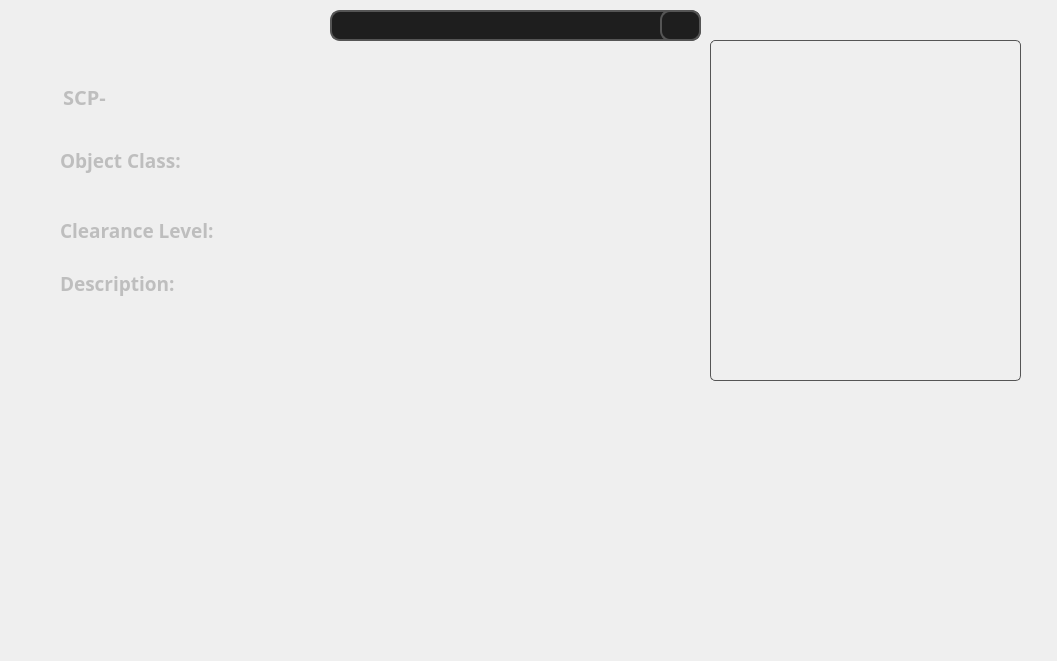
<?xml version="1.0" encoding="UTF-8"?>
<ui version="4.0">
 <class>MainWindow</class>
 <widget class="QMainWindow" name="MainWindow">
  <property name="geometry">
   <rect>
    <x>0</x>
    <y>0</y>
    <width>1057</width>
    <height>661</height>
   </rect>
  </property>
  <property name="windowTitle">
   <string>MainWindow</string>
  </property>
  <property name="autoFillBackground">
   <bool>false</bool>
  </property>
  <property name="styleSheet">
   <string notr="true"/>
  </property>
  <widget class="QWidget" name="centralwidget">
   <widget class="QLabel" name="Wallpaper">
    <property name="geometry">
     <rect>
      <x>0</x>
      <y>0</y>
      <width>1061</width>
      <height>661</height>
     </rect>
    </property>
    <property name="text">
     <string/>
    </property>
    <property name="pixmap">
     <pixmap resource="Resource.qrc">:/BG/Image/SCPLogo.jpg</pixmap>
    </property>
    <property name="scaledContents">
     <bool>true</bool>
    </property>
   </widget>
   <widget class="QLabel" name="Image">
    <property name="geometry">
     <rect>
      <x>710</x>
      <y>40</y>
      <width>311</width>
      <height>341</height>
     </rect>
    </property>
    <property name="styleSheet">
     <string notr="true">QLabel {
    border: 1px solid #555555;
    border-radius: 5px;
    padding: 5px;
}
</string>
    </property>
    <property name="scaledContents">
     <bool>true</bool>
    </property>
   </widget>
   <widget class="QLineEdit" name="Search">
    <property name="geometry">
     <rect>
      <x>330</x>
      <y>10</y>
      <width>371</width>
      <height>31</height>
     </rect>
    </property>
    <property name="styleSheet">
     <string notr="true">QLineEdit {
    background-color: #1E1E1E;
    border: 2px solid #555555;
    border-radius: 10px;
    padding: 5px;
    color: #CCCCCC;
    font-size: 14pt;
    selection-background-color: #555555;
    selection-color: #FFFFFF;
}

QLineEdit:focus {
    border: 2px solid #AAAAAA;
}</string>
    </property>
   </widget>
   <widget class="QWidget" name="layoutWidget">
    <property name="geometry">
     <rect>
      <x>63</x>
      <y>71</y>
      <width>140</width>
      <height>51</height>
     </rect>
    </property>
    <layout class="QHBoxLayout" name="horizontalLayout">
     <item>
      <widget class="QLabel" name="name">
       <property name="enabled">
        <bool>false</bool>
       </property>
       <property name="font">
        <font>
         <family>Segoe MDL2 Assets</family>
         <pointsize>15</pointsize>
         <weight>75</weight>
         <bold>true</bold>
        </font>
       </property>
       <property name="text">
        <string>SCP-</string>
       </property>
       <property name="scaledContents">
        <bool>true</bool>
       </property>
      </widget>
     </item>
     <item>
      <widget class="QLabel" name="Number">
       <property name="font">
        <font>
         <family>Segoe MDL2 Assets</family>
         <pointsize>14</pointsize>
         <weight>75</weight>
         <bold>true</bold>
        </font>
       </property>
       <property name="styleSheet">
        <string notr="true">QLabel {
    color: #CCCCCC;

    border-radius: 5px;
    padding: 5px;
    font-size: 14pt;
}
</string>
       </property>
       <property name="text">
        <string/>
       </property>
       <property name="scaledContents">
        <bool>true</bool>
       </property>
      </widget>
     </item>
    </layout>
   </widget>
   <widget class="QPushButton" name="Searchbutton">
    <property name="geometry">
     <rect>
      <x>660</x>
      <y>10</y>
      <width>41</width>
      <height>31</height>
     </rect>
    </property>
    <property name="font">
     <font>
      <pointsize>14</pointsize>
     </font>
    </property>
    <property name="styleSheet">
     <string notr="true">QPushButton {
    background-color: #1E1E1E;
	border: 2px solid #555555;	
    border-radius: 10px;
    color: #CCCCCC;
    font-size: 14pt;
    padding: 5px;
}
QPushButton:hover {
    background-color: #2E2E2E;
    border: 2px solid #AAAAAA;
}
QPushButton:pressed {
    background-color: #3E3E3E;
}</string>
    </property>
    <property name="text">
     <string/>
    </property>
    <property name="icon">
     <iconset>
      <normaloff>../../Image/Search.png</normaloff>../../Image/Search.png</iconset>
    </property>
    <property name="checkable">
     <bool>false</bool>
    </property>
   </widget>
   <widget class="QWidget" name="layoutWidget">
    <property name="geometry">
     <rect>
      <x>60</x>
      <y>130</y>
      <width>281</width>
      <height>61</height>
     </rect>
    </property>
    <layout class="QHBoxLayout" name="horizontalLayout_2">
     <item>
      <widget class="QLabel" name="Object">
       <property name="enabled">
        <bool>false</bool>
       </property>
       <property name="font">
        <font>
         <family>Segoe MDL2 Assets</family>
         <pointsize>14</pointsize>
         <weight>75</weight>
         <bold>true</bold>
        </font>
       </property>
       <property name="text">
        <string>Object Class:</string>
       </property>
      </widget>
     </item>
     <item>
      <widget class="QLabel" name="Class">
       <property name="font">
        <font>
         <family>Segoe MDL2 Assets</family>
         <pointsize>14</pointsize>
         <weight>75</weight>
         <bold>true</bold>
        </font>
       </property>
       <property name="styleSheet">
        <string notr="true">QLabel {
    color: #CCCCCC;
    border-radius: 5px;
    padding: 5px;
    font-size: 14pt;
}
</string>
       </property>
       <property name="text">
        <string/>
       </property>
      </widget>
     </item>
    </layout>
   </widget>
   <widget class="QWidget" name="layoutWidget">
    <property name="geometry">
     <rect>
      <x>60</x>
      <y>200</y>
      <width>281</width>
      <height>61</height>
     </rect>
    </property>
    <layout class="QHBoxLayout" name="horizontalLayout_3">
     <item>
      <widget class="QLabel" name="Clerance">
       <property name="enabled">
        <bool>false</bool>
       </property>
       <property name="font">
        <font>
         <family>Segoe MDL2 Assets</family>
         <pointsize>14</pointsize>
         <weight>75</weight>
         <bold>true</bold>
        </font>
       </property>
       <property name="text">
        <string>Clearance Level:</string>
       </property>
      </widget>
     </item>
     <item>
      <widget class="QLabel" name="ClearnaceNo">
       <property name="font">
        <font>
         <family>Segoe MDL2 Assets</family>
         <pointsize>14</pointsize>
         <weight>75</weight>
         <bold>true</bold>
        </font>
       </property>
       <property name="styleSheet">
        <string notr="true">QLabel {
    color: #CCCCCC;

    border-radius: 5px;
    padding: 5px;
    font-size: 14pt;
}
</string>
       </property>
       <property name="text">
        <string/>
       </property>
      </widget>
     </item>
    </layout>
   </widget>
   <widget class="QWidget" name="layoutWidget">
    <property name="geometry">
     <rect>
      <x>60</x>
      <y>270</y>
      <width>621</width>
      <height>251</height>
     </rect>
    </property>
    <layout class="QVBoxLayout" name="verticalLayout">
     <item>
      <widget class="QLabel" name="Descrip">
       <property name="enabled">
        <bool>false</bool>
       </property>
       <property name="sizePolicy">
        <sizepolicy hsizetype="Minimum" vsizetype="Maximum">
         <horstretch>0</horstretch>
         <verstretch>0</verstretch>
        </sizepolicy>
       </property>
       <property name="font">
        <font>
         <family>Segoe MDL2 Assets</family>
         <pointsize>14</pointsize>
         <weight>75</weight>
         <bold>true</bold>
        </font>
       </property>
       <property name="text">
        <string>Description:</string>
       </property>
      </widget>
     </item>
     <item>
      <widget class="QLabel" name="Detail">
       <property name="enabled">
        <bool>true</bool>
       </property>
       <property name="font">
        <font>
         <pointsize>14</pointsize>
        </font>
       </property>
       <property name="styleSheet">
        <string notr="true">QLabel {
    color: #CCCCCC;
    border-radius: 5px;
    padding: 5px;
    font-size: 14pt;
}
</string>
       </property>
       <property name="text">
        <string/>
       </property>
       <property name="scaledContents">
        <bool>true</bool>
       </property>
      </widget>
     </item>
    </layout>
   </widget>
  </widget>
 </widget>
 <resources>
  <include location="../test.qrc"/>
  <include location="Resource.qrc"/>
  <include location="../../../AniDesk/QTDesigner/Resource.qrc"/>
 </resources>
 <connections/>
</ui>
